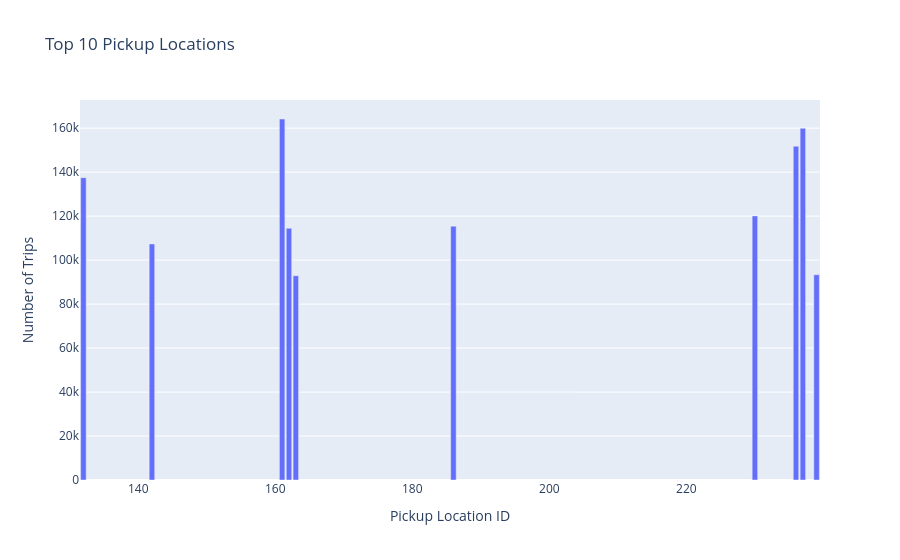

Write notebook code for a chart like this one.
### Code cell
top_pickup = (
    df_taxi_c['PULocationID']
    .value_counts()
    .head(10)
    .reset_index()
)

top_pickup.columns = ['pickup_location', 'trips']

fig = px.bar(
    top_pickup,
    x='pickup_location',
    y='trips',
    title='Top 10 Pickup Locations',
    labels={
        'pickup_location': 'Pickup Location ID',
        'trips': 'Number of Trips'
    }
)

fig.show()

### Figure 1 — Plotly figure (JSON) as saved in the notebook; plotly's stock layout.template omitted (floating-point values rounded to 4 significant figures)
{"data": [{"hovertemplate": "Pickup Location ID=%{x}<br>Number of Trips=%{y}<extra></extra>", "legendgroup": "", "marker": {"color": "#636efa", "pattern": {"shape": ""}}, "name": "", "orientation": "v", "showlegend": false, "textposition": "auto", "type": "bar", "x": [161, 237, 236, 132, 230, 186, 162, 142, 239, 163], "xaxis": "x", "y": [164176, 159920, 151777, 137496, 120107, 115454, 114472, 107335, 93344, 92880], "yaxis": "y"}], "layout": {"autosize": true, "barmode": "relative", "legend": {"tracegroupgap": 0}, "title": {"text": "Top 10 Pickup Locations"}, "xaxis": {"anchor": "y", "autorange": true, "domain": [0, 1], "range": [131.5, 239.5], "title": {"text": "Pickup Location ID"}, "type": "linear"}, "yaxis": {"anchor": "x", "autorange": true, "domain": [0, 1], "range": [0, 172800.0], "title": {"text": "Number of Trips"}, "type": "linear"}}}
